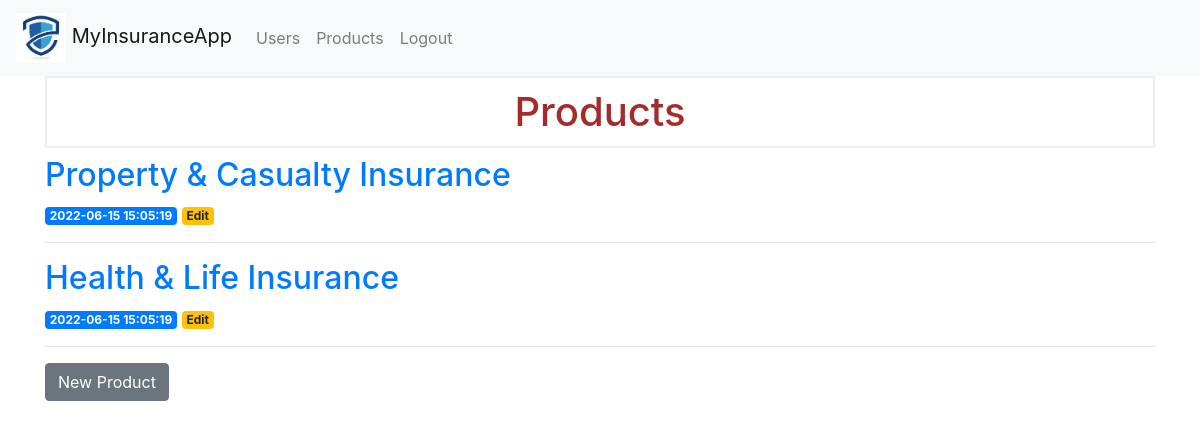
/products/ (signed in), run on an earlier commit of the app's database.
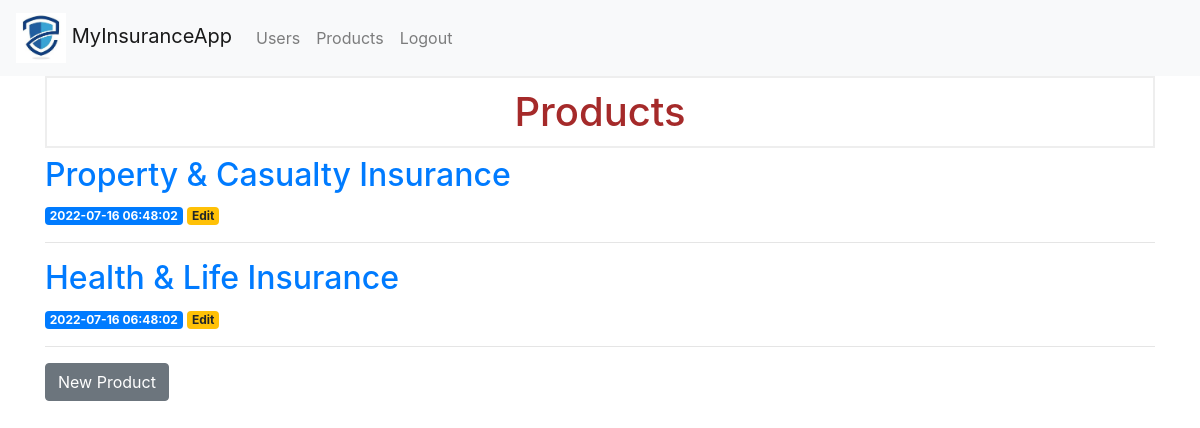
And on a later commit of the database.
### tables this page shows
CREATE TABLE products(
    id INTEGER PRIMARY KEY AUTOINCREMENT,
    created TIMESTAMP DEFAULT CURRENT_TIMESTAMP,
    name TEXT ,
    description TEXT,
    cost float ,
    is_active boolean
);

### project/controllers/web/product_controller.py (the view)
@app.route('/products/')
def products():
    if not session.get("id"):
        return redirect(url_for('login'))
    products = get_products()
    return render_template('product/products.html', products=products)

### project/persistence/__init__.py (called while the page is built)
def dict_factory(cursor, row):
    d = {}
    for idx, col in enumerate(cursor.description):
        d[col[0]] = row[idx]
    return d

def get_db_connection():
    conn = sqlite3.connect('./database/database.db')
    conn.row_factory = dict_factory
    return conn

### project/persistence/products_dao.py (called while the page is built)
def get_products():
    conn = get_db_connection()
    products = conn.execute('SELECT * FROM products').fetchall()
    conn.close()
    return products

### project/templates/product/products.html
{% extends '/base.html' %}
{% block content %}
<h1>{% block title %} Products {% endblock %}</h1>
{% for product in products %}
<a href="{{ url_for('product', product_id=product['id']) }}">
    <h2>{{ product['name'] }}</h2>
</a>
<span class="badge badge-primary">{{ product['created'] }}</span>
<a href="{{ url_for('editproduct', id=product['id']) }}">
    <span class="badge badge-warning">Edit</span>
</a>
<hr> {% endfor %}
<a class="btn btn-secondary" href="{{url_for('createproduct')}}">New Product</a>
{% endblock %}

What changed in the data, as far as the page shows it:
changed products "Property & Casualty Insurance": created "2022-06-15 15:05:19" → "2022-07-16 06:48:02"
changed products "Health & Life Insurance": created "2022-06-15 15:05:19" → "2022-07-16 06:48:02"
